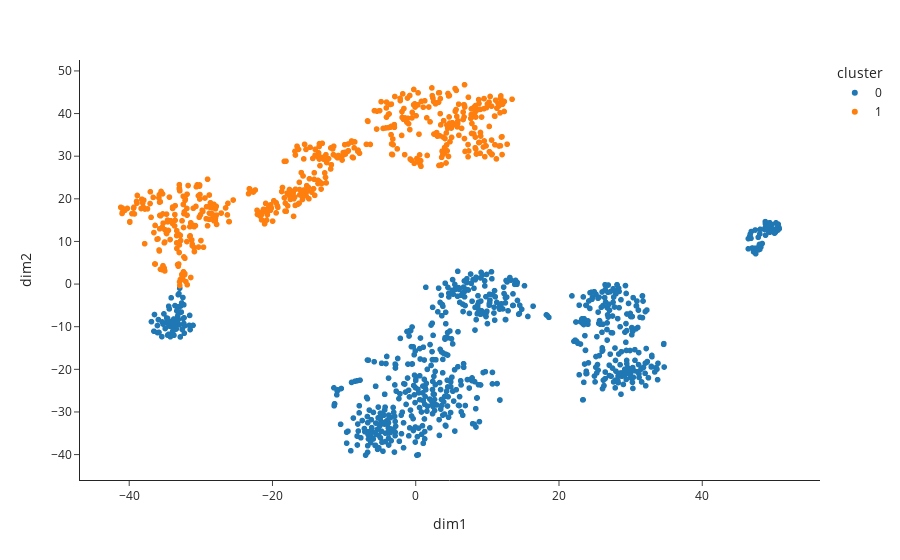

The notebook cell saved with this chart:
### Code cell
import plotly.express as px

x = []
y = []
for i in range(0, len(tsne_vecs)): 
    x.append(tsne_vecs[i][0])
    y.append(tsne_vecs[i][1])

df['dim1'] = x 
df['dim2'] = y
df['cluster'] = df['cluster'].astype(str)

fig = px.scatter(df, x='dim1', y='dim2', color='cluster', hover_data=['content'], template='simple_white', color_discrete_map={
                "0": "#1F77B4",
                "1": "#FF7F0E"})
fig.show()
fig.write_html('cluster.html')

### Figure 1 — Plotly figure (JSON) as saved in the notebook; plotly's stock layout.template omitted (floating-point values rounded to 4 significant figures; data arrays with more than 128 entries replaced by an {"elided": "..."} marker saying what was removed)
{"data": [{"customdata": {"elided": "720x1 str values"}, "hovertemplate": "cluster=0<br>dim1=%{x}<br>dim2=%{y}<br>content=%{customdata[0]}<extra></extra>", "legendgroup": "0", "marker": {"color": "#1F77B4", "symbol": "circle"}, "mode": "markers", "name": "0", "showlegend": true, "type": "scattergl", "x": {"elided": "720 float values"}, "xaxis": "x", "y": {"elided": "720 float values"}, "yaxis": "y"}, {"customdata": {"elided": "516x1 str values"}, "hovertemplate": "cluster=1<br>dim1=%{x}<br>dim2=%{y}<br>content=%{customdata[0]}<extra></extra>", "legendgroup": "1", "marker": {"color": "#FF7F0E", "symbol": "circle"}, "mode": "markers", "name": "1", "showlegend": true, "type": "scattergl", "x": {"elided": "516 float values"}, "xaxis": "x", "y": {"elided": "516 float values"}, "yaxis": "y"}], "layout": {"legend": {"title": {"text": "cluster"}, "tracegroupgap": 0}, "margin": {"t": 60}, "xaxis": {"anchor": "y", "domain": [0, 1], "title": {"text": "dim1"}}, "yaxis": {"anchor": "x", "domain": [0, 1], "title": {"text": "dim2"}}}}
